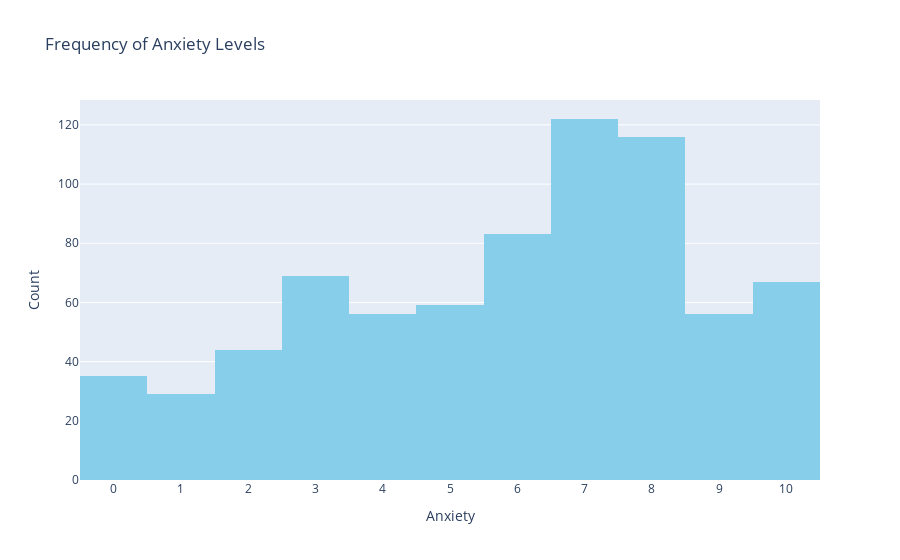

The cell this chart's notebook holds for it:
### Markdown cell above
#### Anxiety

### Code cell
my_cols = 'Anxiety'
fig = px.histogram(df[my_cols],
                   color_discrete_sequence=['skyblue'],
                   nbins=11,
                   title="Frequency of "+my_cols+" Levels")
fig.update_layout(xaxis_title=my_cols,
                  yaxis_title="Count",
                  showlegend=False,
                  xaxis=dict(dtick=1))
fig.show()
print(df[my_cols].describe())

### Figure 1 — Plotly figure (JSON) as saved in the notebook; plotly's stock layout.template omitted (floating-point values rounded to 4 significant figures; data arrays with more than 128 entries replaced by an {"elided": "..."} marker saying what was removed)
{"data": [{"bingroup": "x", "hovertemplate": "variable=Anxiety<br>value=%{x}<br>count=%{y}<extra></extra>", "legendgroup": "Anxiety", "marker": {"color": "skyblue", "pattern": {"shape": ""}}, "name": "Anxiety", "nbinsx": 11, "orientation": "v", "showlegend": true, "type": "histogram", "x": {"elided": "736 float values"}, "xaxis": "x", "yaxis": "y"}], "layout": {"barmode": "relative", "legend": {"title": {"text": "variable"}, "tracegroupgap": 0}, "showlegend": false, "title": {"text": "Frequency of Anxiety Levels"}, "xaxis": {"anchor": "y", "domain": [0, 1], "dtick": 1, "title": {"text": "Anxiety"}}, "yaxis": {"anchor": "x", "domain": [0, 1], "title": {"text": "Count"}}}}
